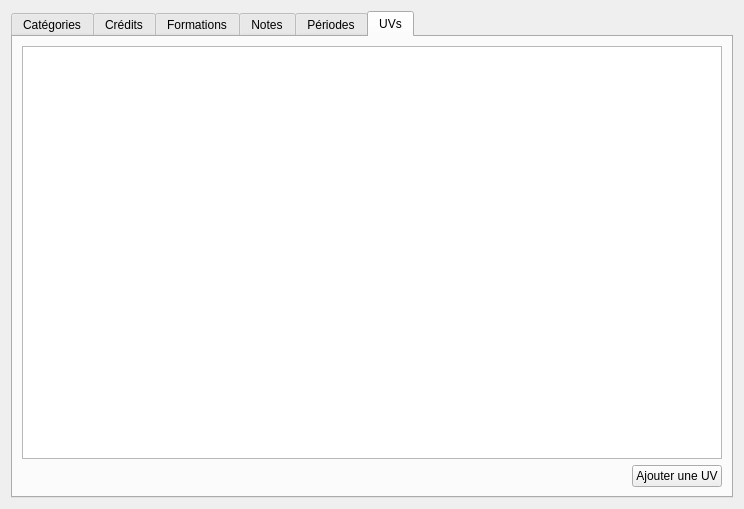
<?xml version="1.0" encoding="UTF-8"?>
<ui version="4.0">
 <class>FenConfiguration</class>
 <widget class="QWidget" name="FenConfiguration">
  <property name="geometry">
   <rect>
    <x>0</x>
    <y>0</y>
    <width>744</width>
    <height>509</height>
   </rect>
  </property>
  <property name="windowTitle">
   <string>Form</string>
  </property>
  <layout class="QHBoxLayout" name="horizontalLayout">
   <item>
    <layout class="QHBoxLayout" name="contenu">
     <item>
      <widget class="QTabWidget" name="tabWidget">
       <property name="tabPosition">
        <enum>QTabWidget::North</enum>
       </property>
       <property name="currentIndex">
        <number>5</number>
       </property>
       <widget class="QWidget" name="tab">
        <property name="toolTip">
         <string/>
        </property>
        <property name="accessibleName">
         <string>Categories</string>
        </property>
        <property name="layoutDirection">
         <enum>Qt::LeftToRight</enum>
        </property>
        <attribute name="title">
         <string>Catégories</string>
        </attribute>
        <layout class="QVBoxLayout" name="verticalLayout">
         <item>
          <widget class="QTableView" name="categorie">
           <property name="editTriggers">
            <set>QAbstractItemView::NoEditTriggers</set>
           </property>
           <property name="alternatingRowColors">
            <bool>true</bool>
           </property>
           <property name="selectionMode">
            <enum>QAbstractItemView::SingleSelection</enum>
           </property>
           <property name="selectionBehavior">
            <enum>QAbstractItemView::SelectRows</enum>
           </property>
           <property name="showGrid">
            <bool>false</bool>
           </property>
           <attribute name="horizontalHeaderShowSortIndicator" stdset="0">
            <bool>true</bool>
           </attribute>
           <attribute name="verticalHeaderVisible">
            <bool>false</bool>
           </attribute>
          </widget>
         </item>
         <item alignment="Qt::AlignRight">
          <widget class="QPushButton" name="ajouterCategorie">
           <property name="text">
            <string>Ajouter une catégorie</string>
           </property>
           <property name="checked">
            <bool>false</bool>
           </property>
           <property name="autoDefault">
            <bool>false</bool>
           </property>
           <property name="default">
            <bool>false</bool>
           </property>
          </widget>
         </item>
        </layout>
       </widget>
       <widget class="QWidget" name="tab_5">
        <property name="toolTip">
         <string/>
        </property>
        <property name="toolTipDuration">
         <number>-1</number>
        </property>
        <property name="statusTip">
         <string/>
        </property>
        <property name="whatsThis">
         <string/>
        </property>
        <property name="accessibleName">
         <string/>
        </property>
        <property name="accessibleDescription">
         <string/>
        </property>
        <attribute name="title">
         <string>Crédits</string>
        </attribute>
        <layout class="QVBoxLayout" name="verticalLayout_2">
         <item>
          <widget class="QTableView" name="credits">
           <property name="editTriggers">
            <set>QAbstractItemView::NoEditTriggers</set>
           </property>
           <property name="alternatingRowColors">
            <bool>true</bool>
           </property>
           <property name="selectionMode">
            <enum>QAbstractItemView::SingleSelection</enum>
           </property>
           <property name="selectionBehavior">
            <enum>QAbstractItemView::SelectRows</enum>
           </property>
           <property name="showGrid">
            <bool>false</bool>
           </property>
           <property name="sortingEnabled">
            <bool>true</bool>
           </property>
           <attribute name="horizontalHeaderShowSortIndicator" stdset="0">
            <bool>true</bool>
           </attribute>
           <attribute name="verticalHeaderVisible">
            <bool>false</bool>
           </attribute>
          </widget>
         </item>
         <item alignment="Qt::AlignRight">
          <widget class="QPushButton" name="ajouterCredits">
           <property name="text">
            <string>Ajouter des crédits</string>
           </property>
          </widget>
         </item>
        </layout>
       </widget>
       <widget class="QWidget" name="tab_6">
        <attribute name="title">
         <string>Formations</string>
        </attribute>
        <layout class="QVBoxLayout" name="verticalLayout_3">
         <item>
          <widget class="QTableView" name="formation">
           <property name="editTriggers">
            <set>QAbstractItemView::NoEditTriggers</set>
           </property>
           <property name="alternatingRowColors">
            <bool>true</bool>
           </property>
           <property name="selectionMode">
            <enum>QAbstractItemView::SingleSelection</enum>
           </property>
           <property name="selectionBehavior">
            <enum>QAbstractItemView::SelectRows</enum>
           </property>
           <property name="showGrid">
            <bool>false</bool>
           </property>
           <property name="sortingEnabled">
            <bool>true</bool>
           </property>
           <attribute name="horizontalHeaderShowSortIndicator" stdset="0">
            <bool>true</bool>
           </attribute>
           <attribute name="verticalHeaderVisible">
            <bool>false</bool>
           </attribute>
          </widget>
         </item>
         <item alignment="Qt::AlignRight">
          <widget class="QPushButton" name="ajouterFormation">
           <property name="text">
            <string>Ajouter une formation</string>
           </property>
          </widget>
         </item>
        </layout>
       </widget>
       <widget class="QWidget" name="tab_4">
        <attribute name="title">
         <string>Notes</string>
        </attribute>
        <layout class="QVBoxLayout" name="verticalLayout_4">
         <item>
          <widget class="QTableView" name="note">
           <property name="editTriggers">
            <set>QAbstractItemView::NoEditTriggers</set>
           </property>
           <property name="alternatingRowColors">
            <bool>true</bool>
           </property>
           <property name="selectionMode">
            <enum>QAbstractItemView::SingleSelection</enum>
           </property>
           <property name="selectionBehavior">
            <enum>QAbstractItemView::SelectRows</enum>
           </property>
           <property name="showGrid">
            <bool>false</bool>
           </property>
           <property name="sortingEnabled">
            <bool>true</bool>
           </property>
           <attribute name="horizontalHeaderShowSortIndicator" stdset="0">
            <bool>true</bool>
           </attribute>
           <attribute name="verticalHeaderVisible">
            <bool>false</bool>
           </attribute>
          </widget>
         </item>
         <item alignment="Qt::AlignRight">
          <widget class="QPushButton" name="ajouterNote">
           <property name="text">
            <string>Ajouter une note</string>
           </property>
          </widget>
         </item>
        </layout>
       </widget>
       <widget class="QWidget" name="tab_3">
        <attribute name="title">
         <string>Périodes</string>
        </attribute>
        <layout class="QVBoxLayout" name="verticalLayout_5">
         <item>
          <widget class="QTableView" name="periode">
           <property name="editTriggers">
            <set>QAbstractItemView::NoEditTriggers</set>
           </property>
           <property name="alternatingRowColors">
            <bool>true</bool>
           </property>
           <property name="selectionMode">
            <enum>QAbstractItemView::SingleSelection</enum>
           </property>
           <property name="selectionBehavior">
            <enum>QAbstractItemView::SelectRows</enum>
           </property>
           <property name="showGrid">
            <bool>false</bool>
           </property>
           <property name="sortingEnabled">
            <bool>true</bool>
           </property>
           <attribute name="horizontalHeaderShowSortIndicator" stdset="0">
            <bool>true</bool>
           </attribute>
           <attribute name="verticalHeaderVisible">
            <bool>false</bool>
           </attribute>
          </widget>
         </item>
         <item alignment="Qt::AlignRight">
          <widget class="QPushButton" name="ajouterPeriode">
           <property name="text">
            <string>Ajouter une période</string>
           </property>
          </widget>
         </item>
        </layout>
       </widget>
       <widget class="QWidget" name="tab_2">
        <attribute name="title">
         <string>UVs</string>
        </attribute>
        <layout class="QVBoxLayout" name="verticalLayout_6">
         <item>
          <widget class="QTableView" name="uv">
           <property name="editTriggers">
            <set>QAbstractItemView::NoEditTriggers</set>
           </property>
           <property name="alternatingRowColors">
            <bool>true</bool>
           </property>
           <property name="selectionMode">
            <enum>QAbstractItemView::SingleSelection</enum>
           </property>
           <property name="selectionBehavior">
            <enum>QAbstractItemView::SelectRows</enum>
           </property>
           <property name="showGrid">
            <bool>false</bool>
           </property>
           <property name="sortingEnabled">
            <bool>true</bool>
           </property>
           <attribute name="horizontalHeaderShowSortIndicator" stdset="0">
            <bool>true</bool>
           </attribute>
           <attribute name="verticalHeaderVisible">
            <bool>false</bool>
           </attribute>
          </widget>
         </item>
         <item alignment="Qt::AlignRight">
          <widget class="QPushButton" name="ajouterUV">
           <property name="text">
            <string>Ajouter une UV</string>
           </property>
          </widget>
         </item>
        </layout>
       </widget>
      </widget>
     </item>
    </layout>
   </item>
  </layout>
 </widget>
 <resources/>
 <connections/>
</ui>
